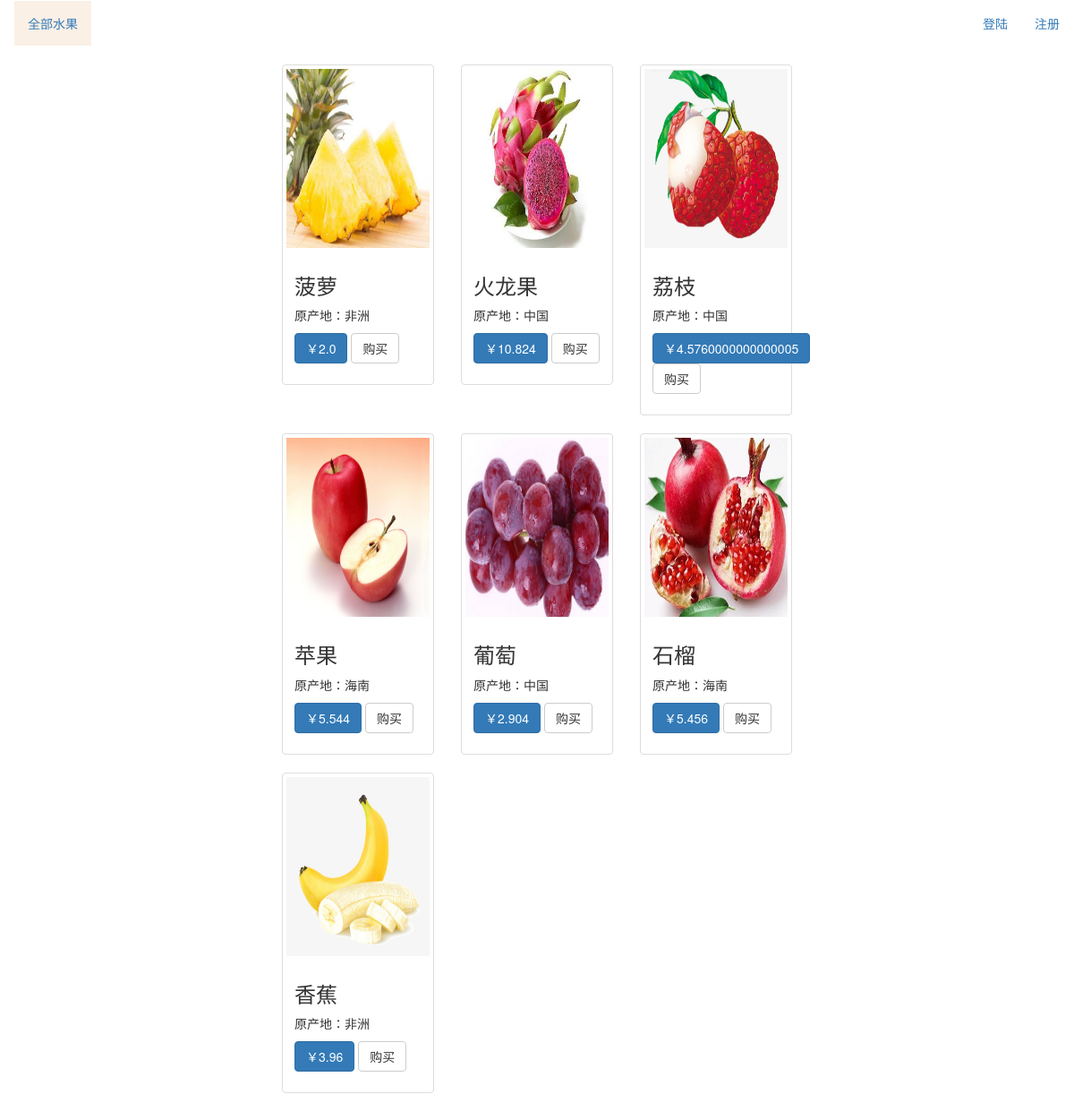
The app's page /user/fruits/, older data.
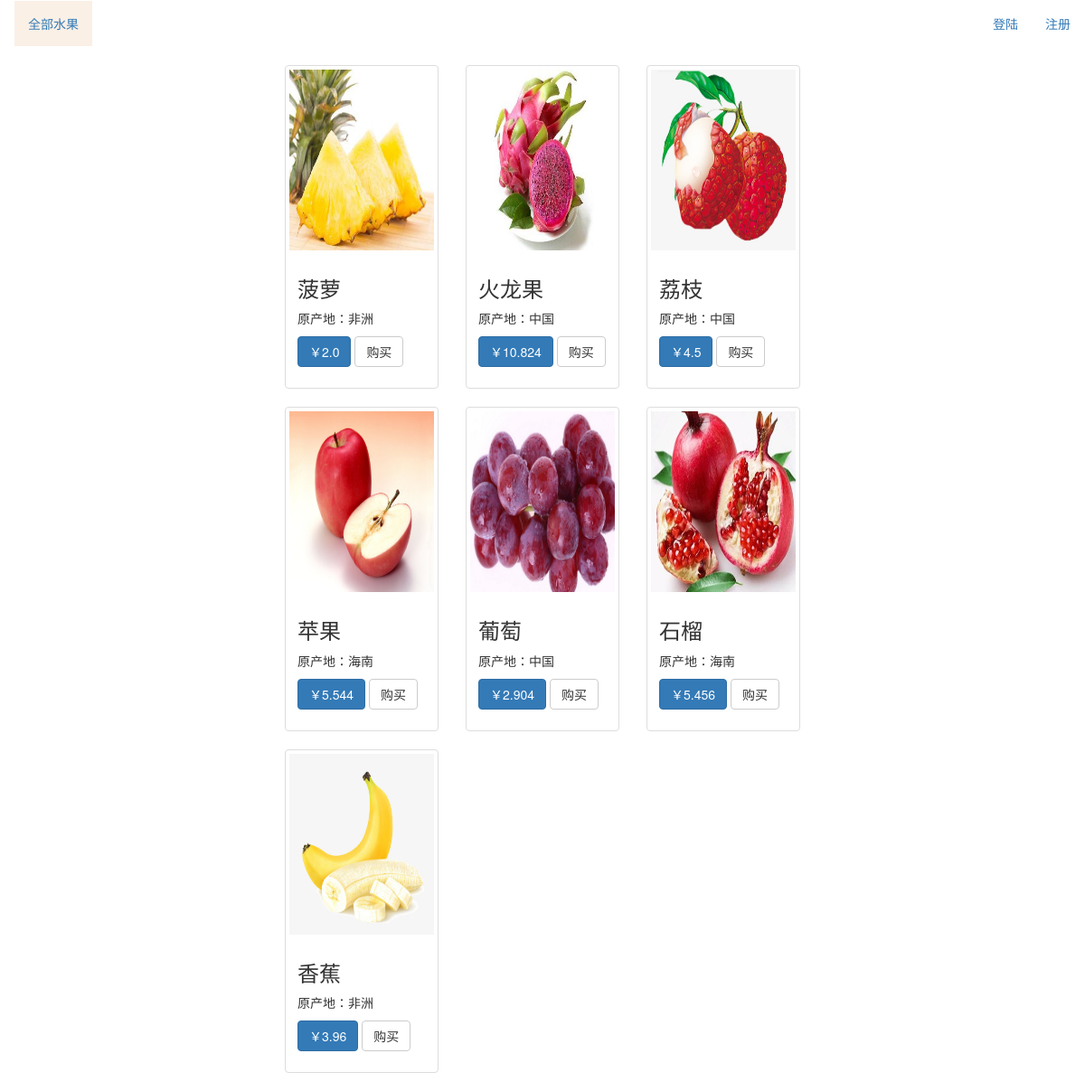
The same page, newer data.
### mainapp/models.py (models this page shows)
class FruitEntity(models.Model):
    name = models.CharField(max_length=20, verbose_name='水果名')
    price = models.FloatField(verbose_name='价格')
    source = models.CharField(max_length=30, verbose_name='原产地')
    category = models.ForeignKey(CateTypeEntity, related_name='fruits', on_delete=models.CASCADE, verbose_name='分类')
    store_id = models.ForeignKey(StoreEntity, on_delete=models.CASCADE)
    users = models.ManyToManyField(UserEntity, db_table='t_collect', related_name='fruits', verbose_name='收藏用户列表', blank=True)
    tags = models.ManyToManyField('TagEntity', verbose_name='标签', db_table='t_fruit_tag',related_name='fruits', blank=True)
    class Meta:
        db_table = 't_fruit'
        verbose_name = '水果表'
        verbose_name_plural = verbose_name
    def __str__(self):
        return self.name

class FruitImageEntty(models.Model):
    fruit_id = models.OneToOneField(FruitEntity, on_delete=models.CASCADE, related_name='img')
    url = models.ImageField(upload_to='fruit', width_field='width', height_field='height', verbose_name='图片地址')
    width = models.IntegerField(verbose_name='宽')
    height = models.IntegerField(verbose_name='高')
    name = models.CharField(max_length=100, verbose_name='名称')
    class Meta:
        db_table = 't_fruit_image'
        verbose_name = '水果图片'
        verbose_name_plural = verbose_name

### mainapp/views.py (the view)
# urls.py: path('fruits/', get_fruit_all),
def get_fruit_all(request):
    data = []
    fruits = FruitEntity.objects.all()
    for f in fruits:
        for img in FruitImageEntty.objects.all():
            print(f.name, img.fruit_id, f.id == img.fruit_id.id)
            if f.id == img.fruit_id.id:
                data.append({
                    'fruit': f,
                    'img': img
                })
                break
    print(data)
    return render(request, 'fruit/index.html', locals())

### templates/fruit/index.html (shortened to what this page needs)
{% extends 'fruit/base.html' %}
{% load static %}
{% block content %}
    <nav class="navbar narbar-default ">
        <div class="container-fluid">
            <div class="navbar-header">
                <ul class="nav navbar-nav">
                    <li><a {% if cate == None %}class="active"{% endif %} href="/user/find/">全部水果</a></li>
                </ul>
            </div>
            <ul class="nav navbar-nav navbar-right">
                {% if login_status == None %}
                    <li><a style="cursor: pointer" data-toggle="modal" data-target="#login">登陆</a></li>
                    <li><a href="#">注册</a></li>
                {% else %}
                    <li><span style="font-size: 30px" class="label label-default">你好,{{ login_u.name }}</span></li>
                {% endif %}
            </ul>
        </div>
    </nav>
    <div class="container-fluid">
        <div class="row">
            <div class="col-md-3">
            </div>
            <div class="col-md-6">
                <div class="row">
                    {% for d in data %}
                        <div class="col-sm-6 col-md-4">
                            <div class="thumbnail">
                                <img src="
                                        {{ MEDIA }}{% if d.fruit.img.url %}{{ d.fruit.img.url }}{% else %}default.jpg{% endif %}"
                                     alt="">
                                <div class="caption">
                                    <h3>{{ d.fruit.name }}</h3>
                                    <p>原产地：{{ d.fruit.source }}</p>
                                    <p><a href="#" class="btn btn-primary" role="button">￥{{ d.fruit.price }}</a> <a
                                            href="#"
                                            class="btn btn-default"
                                            role="button">购买</a>
                                    </p>
                                </div>
                            </div>
                        </div>
                    {% endfor %}
                </div>
            </div>
            <div class="col-md-3">
            </div>
        </div>
    </div>
{% endblock %}

Row changes from the older to the newer data that the page shows:
changed FruitEntity "荔枝": fruit.price "4.5760000000000005" → "4.5"
